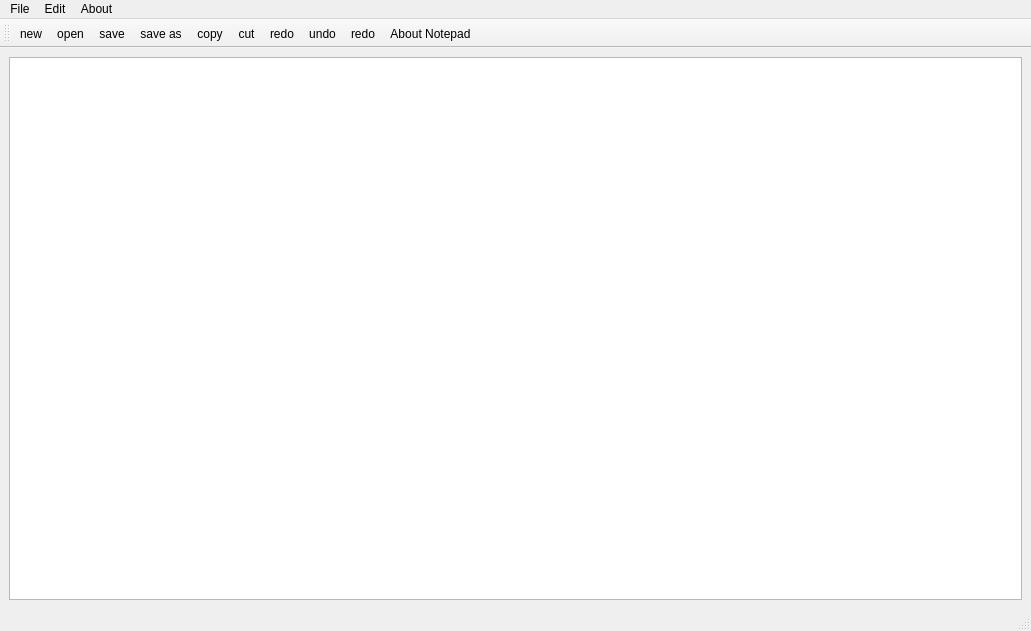
<?xml version="1.0" encoding="UTF-8"?>
<ui version="4.0">
 <class>MainWindow</class>
 <widget class="QMainWindow" name="MainWindow">
  <property name="geometry">
   <rect>
    <x>0</x>
    <y>0</y>
    <width>1031</width>
    <height>631</height>
   </rect>
  </property>
  <property name="windowTitle">
   <string>MainWindow</string>
  </property>
  <widget class="QWidget" name="centralwidget">
   <layout class="QHBoxLayout" name="horizontalLayout">
    <item>
     <widget class="QTextEdit" name="textEdit"/>
    </item>
   </layout>
  </widget>
  <widget class="QStatusBar" name="statusbar"/>
  <widget class="QMenuBar" name="menubar">
   <property name="geometry">
    <rect>
     <x>0</x>
     <y>0</y>
     <width>1031</width>
     <height>22</height>
    </rect>
   </property>
   <widget class="QMenu" name="menuFile">
    <property name="title">
     <string>File</string>
    </property>
    <addaction name="actionnew"/>
    <addaction name="actionopen"/>
    <addaction name="separator"/>
    <addaction name="actionsave"/>
    <addaction name="actionsave_as"/>
   </widget>
   <widget class="QMenu" name="menuEdit">
    <property name="title">
     <string>Edit</string>
    </property>
    <addaction name="actioncut"/>
    <addaction name="actioncopy"/>
    <addaction name="separator"/>
    <addaction name="actionundo"/>
    <addaction name="separator"/>
    <addaction name="actionredo_2"/>
   </widget>
   <widget class="QMenu" name="menuAbout">
    <property name="title">
     <string>About</string>
    </property>
    <addaction name="actionAbout_Notepad"/>
   </widget>
   <addaction name="menuFile"/>
   <addaction name="menuEdit"/>
   <addaction name="menuAbout"/>
  </widget>
  <widget class="QToolBar" name="toolBar">
   <property name="windowTitle">
    <string>toolBar</string>
   </property>
   <attribute name="toolBarArea">
    <enum>TopToolBarArea</enum>
   </attribute>
   <attribute name="toolBarBreak">
    <bool>false</bool>
   </attribute>
   <addaction name="actionnew"/>
   <addaction name="actionopen"/>
   <addaction name="actionsave"/>
   <addaction name="actionsave_as"/>
   <addaction name="actioncopy"/>
   <addaction name="actioncut"/>
   <addaction name="actionredo"/>
   <addaction name="actionundo"/>
   <addaction name="actionredo_2"/>
   <addaction name="actionAbout_Notepad"/>
  </widget>
  <action name="actionnew">
   <property name="icon">
    <iconset resource="Resource.qrc">
     <normaloff>:/rec/icons/new.jpeg</normaloff>:/rec/icons/new.jpeg</iconset>
   </property>
   <property name="text">
    <string>new</string>
   </property>
  </action>
  <action name="actionopen">
   <property name="icon">
    <iconset resource="Resource.qrc">
     <normaloff>:/rec/icons/open.png</normaloff>:/rec/icons/open.png</iconset>
   </property>
   <property name="text">
    <string>open</string>
   </property>
  </action>
  <action name="actionsave">
   <property name="icon">
    <iconset resource="Resource.qrc">
     <normaloff>:/rec/icons/save.png</normaloff>:/rec/icons/save.png</iconset>
   </property>
   <property name="text">
    <string>save</string>
   </property>
  </action>
  <action name="actionsave_as">
   <property name="icon">
    <iconset resource="Resource.qrc">
     <normaloff>:/rec/icons/saveas.png</normaloff>:/rec/icons/saveas.png</iconset>
   </property>
   <property name="text">
    <string>save as</string>
   </property>
  </action>
  <action name="actioncut">
   <property name="icon">
    <iconset resource="Resource.qrc">
     <normaloff>:/rec/icons/cut.jpeg</normaloff>:/rec/icons/cut.jpeg</iconset>
   </property>
   <property name="text">
    <string>cut</string>
   </property>
  </action>
  <action name="actioncopy">
   <property name="icon">
    <iconset resource="Resource.qrc">
     <normaloff>:/rec/icons/copy.png</normaloff>:/rec/icons/copy.png</iconset>
   </property>
   <property name="text">
    <string>copy</string>
   </property>
  </action>
  <action name="actionredo">
   <property name="icon">
    <iconset resource="Resource.qrc">
     <normaloff>:/rec/icons/redo.png</normaloff>:/rec/icons/redo.png</iconset>
   </property>
   <property name="text">
    <string>redo</string>
   </property>
  </action>
  <action name="actionundo">
   <property name="icon">
    <iconset resource="Resource.qrc">
     <normaloff>:/rec/icons/undo.png</normaloff>:/rec/icons/undo.png</iconset>
   </property>
   <property name="text">
    <string>undo</string>
   </property>
  </action>
  <action name="actionAbout_Notepad">
   <property name="icon">
    <iconset resource="Resource.qrc">
     <normaloff>:/rec/icons/about.jpeg</normaloff>:/rec/icons/about.jpeg</iconset>
   </property>
   <property name="text">
    <string>About Notepad</string>
   </property>
  </action>
  <action name="actionredo_2">
   <property name="icon">
    <iconset resource="Resource.qrc">
     <normaloff>:/rec/icons/redo.png</normaloff>:/rec/icons/redo.png</iconset>
   </property>
   <property name="text">
    <string>redo</string>
   </property>
  </action>
 </widget>
 <resources>
  <include location="Resource.qrc"/>
 </resources>
 <connections/>
</ui>
